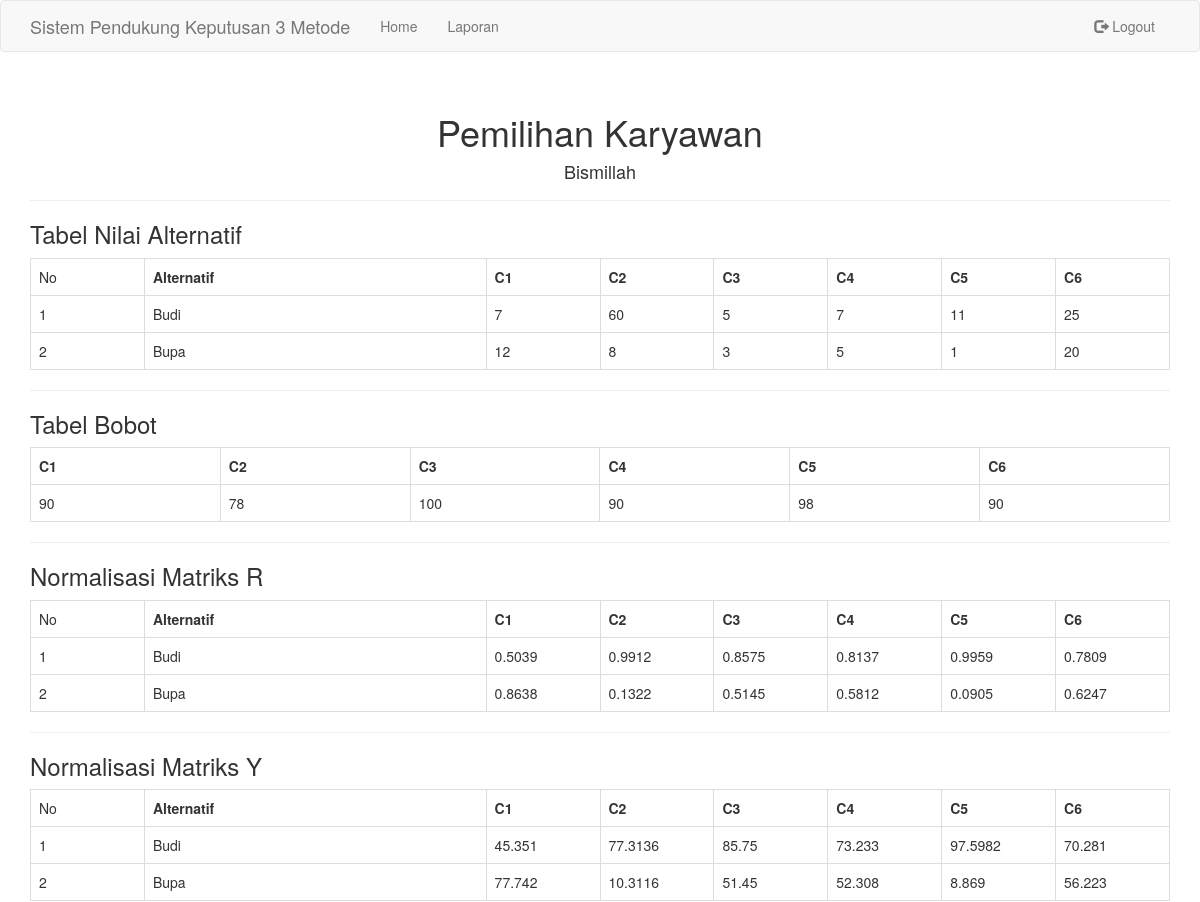
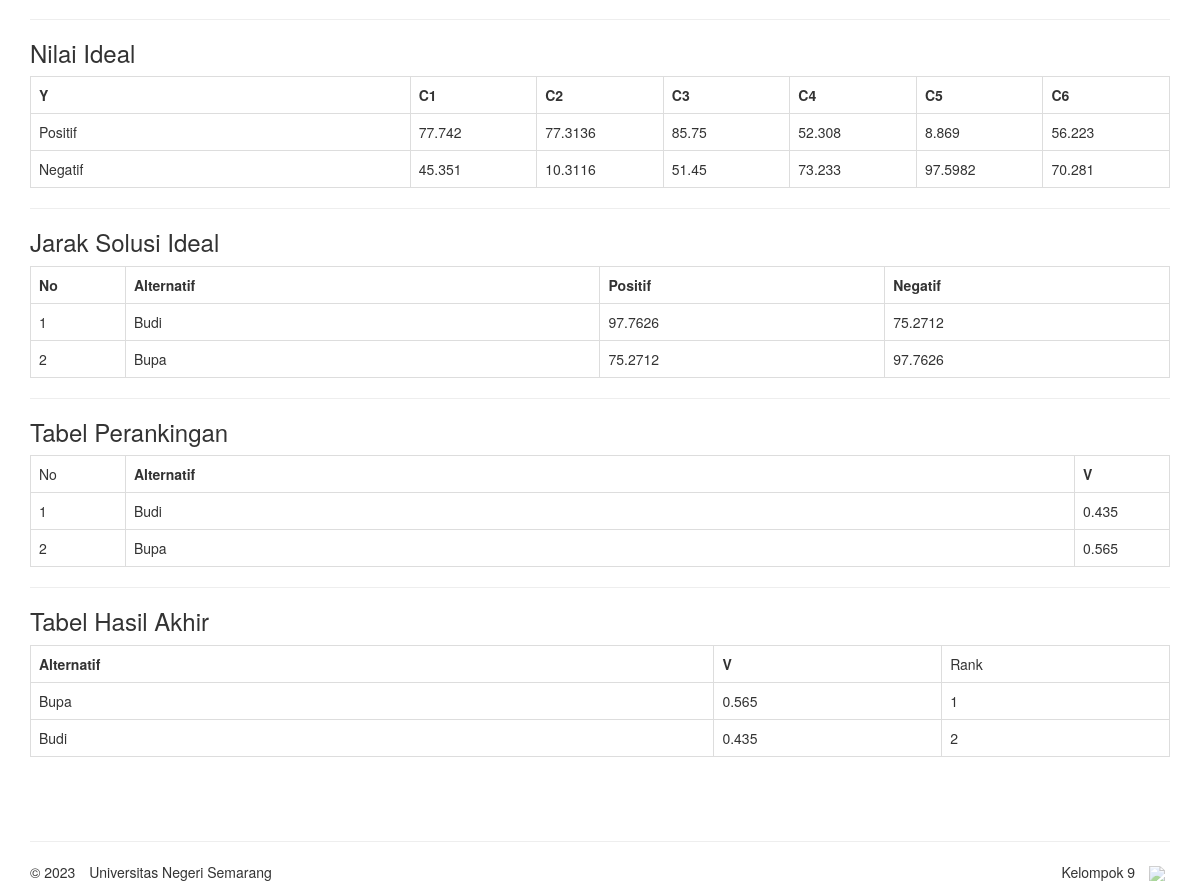
Screenshot of /detail-laporan.php?id=16 (signed in) with the database file from the repository (2 pictures, top to bottom).
### tables this page shows
CREATE TABLE `pemilihan` (
  `id` int(11) NOT NULL,
  `keterangan` varchar(255) NOT NULL,
  `tanggal` date NOT NULL,
  `status` varchar(20) NOT NULL
);

CREATE TABLE `nilai` (
  `id_pemilihan` int(11) NOT NULL,
  `c1` double NOT NULL,
  `c2` double NOT NULL,
  `c3` double NOT NULL,
  `c4` double NOT NULL,
  `c5` double NOT NULL,
  `c6` double NOT NULL
);

CREATE TABLE `alternatif` (
  `id_pemilihan` int(11) NOT NULL,
  `alternatif` varchar(255) NOT NULL
);

CREATE TABLE `bobot` (
  `id_pemilihan` int(11) NOT NULL,
  `c1` double NOT NULL,
  `c2` double NOT NULL,
  `c3` double NOT NULL,
  `c4` double NOT NULL,
  `c5` double NOT NULL,
  `c6` double NOT NULL
);

CREATE TABLE `matrik_r` (
  `id_pemilihan` int(11) NOT NULL,
  `c1` double NOT NULL,
  `c2` double NOT NULL,
  `c3` double NOT NULL,
  `c4` double NOT NULL,
  `c5` double NOT NULL,
  `c6` double NOT NULL
);

CREATE TABLE `matrik_y` (
  `id_pemilihan` int(11) NOT NULL,
  `c1` double NOT NULL,
  `c2` double NOT NULL,
  `c3` double NOT NULL,
  `c4` double NOT NULL,
  `c5` double NOT NULL,
  `c6` double NOT NULL
);

CREATE TABLE `nilai_ideal` (
  `id_pemilihan` int(11) NOT NULL,
  `ideal` varchar(20) NOT NULL,
  `c1` double NOT NULL,
  `c2` double NOT NULL,
  `c3` double NOT NULL,
  `c4` double NOT NULL,
  `c5` double NOT NULL,
  `c6` double NOT NULL
);

CREATE TABLE `jarak_solusi_ideal` (
  `id_pemilihan` int(11) NOT NULL,
  `positif` double NOT NULL,
  `negatif` double NOT NULL
);

CREATE TABLE `ranking` (
  `id_pemilihan` int(11) NOT NULL,
  `v` double NOT NULL
);

### detail-laporan.php (the view, shortened to what this page needs)
<?php
require './includes/config.php';
$req = $dbc->prepare("SELECT * FROM pemilihan WHERE id = ?");
$req->bindParam(1, $_GET['id']);
$req->execute();
$pemilihan = $req->fetch();
$req = $dbc->prepare("SELECT * FROM alternatif WHERE id_pemilihan = ?");
$req->bindParam(1, $_GET['id']);
$req->execute();
$alternatif = $req->fetchAll();
$req = $dbc->prepare("SELECT * FROM nilai WHERE id_pemilihan = ?");
$req->bindParam(1, $_GET['id']);
$req->execute();
$nilai = $req->fetchAll();
$req = $dbc->prepare("SELECT * FROM bobot WHERE id_pemilihan = ?");
$req->bindParam(1, $_GET['id']);
$req->execute();
$bobot = $req->fetch();
$req = $dbc->prepare("SELECT * FROM matrik_r WHERE id_pemilihan = ?");
$req->bindParam(1, $_GET['id']);
$req->execute();
$r = $req->fetchAll();
$req = $dbc->prepare("SELECT * FROM matrik_y WHERE id_pemilihan = ?");
$req->bindParam(1, $_GET['id']);
$req->execute();
$y = $req->fetchAll();
$req = $dbc->prepare("SELECT * FROM nilai_ideal WHERE id_pemilihan = ?");
$req->bindParam(1, $_GET['id']);
$req->execute();
$a = $req->fetchAll();
$req = $dbc->prepare("SELECT * FROM jarak_solusi_ideal WHERE id_pemilihan = ?");
$req->bindParam(1, $_GET['id']);
$req->execute();
$d = $req->fetchAll();
$req = $dbc->prepare("SELECT * FROM ranking WHERE id_pemilihan = ?");
$req->bindParam(1, $_GET['id']);
$req->execute();
$v = $req->fetchAll();
include './includes/header.php';
?>
<div class="col-md-12">
    <div class="page-header text-center">
        <h1>Pemilihan Karyawan</h1>
        <h4><?php echo $pemilihan['keterangan']; ?></h4>
    </div>
    <h3>Tabel Nilai Alternatif</h3>
    <table class="table table-bordered">
        <tr>
            <td class="col-md-1">No</td>
            <th class="col-md-3">Alternatif</th>
            <th class="col-md-1">C1</th>
            <th class="col-md-1">C2</th>
            <th class="col-md-1">C3</th>
            <th class="col-md-1">C4</th>
            <th class="col-md-1">C5</th>
            <th class="col-md-1">C6</th>
        </tr>
        <?php
        for($i = 0; $i < count($alternatif); $i++) {
            echo '<tr>
                    <td class="col-md-1">'.($i+1).'</td>
                    <td class="col-md-3">'.$alternatif[$i]['alternatif'].'</td>
                    <td class="col-md-1">'.$nilai[$i]['c1'].'</td>
                    <td class="col-md-1">'.$nilai[$i]['c2'].'</td>
                    <td class="col-md-1">'.$nilai[$i]['c3'].'</td>
                    <td class="col-md-1">'.$nilai[$i]['c4'].'</td>
                    <td class="col-md-1">'.$nilai[$i]['c5'].'</td>
                    <td class="col-md-1">'.$nilai[$i]['c6'].'</td>
                </tr>';
        }
        ?>
    </table>
    <hr />
    <h3>Tabel Bobot</h3>
    <table class="table table-bordered">
        <tr>
            <th class="col-md-2">C1</th>
            <th class="col-md-2">C2</th>
            <th class="col-md-2">C3</th>
            <th class="col-md-2">C4</th>
            <th class="col-md-2">C5</th>
            <th class="col-md-2">C6</th>
        </tr>
        <?php
        echo '<tr>
                <td class="col-md-1">'.$bobot['c1'].'</td>
                <td class="col-md-1">'.$bobot['c2'].'</td>
                <td class="col-md-1">'.$bobot['c3'].'</td>
                <td class="col-md-1">'.$bobot['c4'].'</td>
                <td class="col-md-1">'.$bobot['c5'].'</td>
                <td class="col-md-1">'.$bobot['c6'].'</td>
            </tr>';
        ?>
    </table>
    <hr />
    <h3>Normalisasi Matriks R</h3>
    <table class="table table-bordered">
        <tr>
            <td class="col-md-1">No</td>
            <th class="col-md-3">Alternatif</th>
            <th class="col-md-1">C1</th>
            <th class="col-md-1">C2</th>
            <th class="col-md-1">C3</th>
            <th class="col-md-1">C4</th>
            <th class="col-md-1">C5</th>
            <th class="col-md-1">C6</th>
        </tr>
        <?php
        for($i = 0; $i < count($alternatif); $i++) {
            echo '<tr>
                    <td class="col-md-1">'.($i+1).'</td>
                    <td class="col-md-3">'.$alternatif[$i]['alternatif'].'</td>
                    <td class="col-md-1">'.$r[$i]['c1'].'</td>
                    <td class="col-md-1">'.$r[$i]['c2'].'</td>
                    <td class="col-md-1">'.$r[$i]['c3'].'</td>
                    <td class="col-md-1">'.$r[$i]['c4'].'</td>
                    <td class="col-md-1">'.$r[$i]['c5'].'</td>
                    <td class="col-md-1">'.$r[$i]['c6'].'</td>
                </tr>';
        }
        ?>
    </table>
    <hr />
    <h3>Normalisasi Matriks Y</h3>
    <table class="table table-bordered">
        <tr>
            <td class="col-md-1">No</td>
            <th class="col-md-3">Alternatif</th>
            <th class="col-md-1">C1</th>
            <th class="col-md-1">C2</th>
            <th class="col-md-1">C3</th>
            <th class="col-md-1">C4</th>
            <th class="col-md-1">C5</th>
            <th class="col-md-1">C6</th>
        </tr>
        <?php
        for($i = 0; $i < count($alternatif); $i++) {
            echo '<tr>
                    <td class="col-md-1">'.($i+1).'</td>
                    <td class="col-md-3">'.$alternatif[$i]['alternatif'].'</td>
                    <td class="col-md-1">'.$y[$i]['c1'].'</td>
                    <td class="col-md-1">'.$y[$i]['c2'].'</td>
                    <td class="col-md-1">'.$y[$i]['c3'].'</td>
                    <td class="col-md-1">'.$y[$i]['c4'].'</td>
                    <td class="col-md-1">'.$y[$i]['c5'].'</td>
                    <td class="col-md-1">'.$y[$i]['c6'].'</td>
                </tr>';
        }
        ?>
    </table>
    <hr />
    <h3>Nilai Ideal</h3>
    <table class="table table-bordered">
        <tr>
            <th class="col-md-3">Y</th>
            <th class="col-md-1">C1</th>
            <th class="col-md-1">C2</th>
            <th class="col-md-1">C3</th>
            <th class="col-md-1">C4</th>
            <th class="col-md-1">C5</th>
            <th class="col-md-1">C6</th>
        </tr>
        <?php
        foreach ($a as $ideal => $y) {
            echo '<tr>
                    <td class="col-md-2">'.ucfirst($y['ideal']).'</td>
                    <td class="col-md-1">'.$y['c1'].'</td>
                    <td class="col-md-1">'.$y['c2'].'</td>
                    <td class="col-md-1">'.$y['c3'].'</td>
                    <td class="col-md-1">'.$y['c4'].'</td>
                    <td class="col-md-1">'.$y['c5'].'</td>
                    <td class="col-md-1">'.$y['c6'].'</td>
                </tr>';
        }
        ?>
    </table>
    <hr />
    <h3>Jarak Solusi Ideal</h3>
    <table class="table table-bordered">
        <tr>
            <th class="col-md-1">No</th>
            <th class="col-md-5">Alternatif</th>
            <th class="col-md-3">Positif</th>
            <th class="col-md-3">Negatif</th>
        </tr>
        <?php
        for ($i = 0; $i < count($alternatif); $i++) {
            echo '<tr>
                    <td class="col-md-1">'.($i+1).'</td>
                    <td class="col-md-5">'.$alternatif[$i]['alternatif'].'</td>
                    <td class="col-md-3">'.$d[$i]['positif'].'</td>
                    <td class="col-md-3">'.$d[$i]['negatif'].'</td>
                </tr>';
        }
        ?>
    </table>
    <hr />
    <h3>Tabel Perankingan</h3>
    <table class="table table-bordered">
        <tr>
            <td class="col-md-1">No</td>
            <th class="col-md-3">Alternatif</th>
            <th class="col-md-1">V</th>
        </tr>
        <?php
        for($i = 0; $i < count($alternatif); $i++) {
            echo '<tr>
                    <td class="col-md-1">'.($i+1).'</td>
                    <td class="col-md-10">'.$alternatif[$i]['alternatif'].'</td>
                    <td class="col-md-1">'.$v[$i]['v'].'</td>
                </tr>';
        }
        ?>
    </table>
    <hr />
    <?php
    $hasil = array();
    for($i = 0; $i < count($alternatif); $i++) {
        $hasil[] = array(
            "alternatif" => $alternatif[$i]['alternatif'],
            "v" => $v[$i]['v']
        );
    }
    usort($hasil, function($a, $b) {
        return $a['v'] < $b['v'];
    });
    ?>
    <h3>Tabel Hasil Akhir</h3>
    <table class="table table-bordered">
        <tr>
            <th class="col-md-3">Alternatif</th>
            <th class="col-md-1">V</th>
            <td class="col-md-1">Rank</td>
        </tr>
        <?php
        for($i = 0; $i < count($hasil); $i++) {
            echo '<tr>
                    <td class="col-md-3">'.$hasil[$i]['alternatif'].'</td>
                    <td class="col-md-1">'.$hasil[$i]['v'].'</td>
                    <td class="col-md-1">'.($i+1).'</td>
                </tr>';
        }
        ?>
    </table>
</div>
<?php
include './includes/footer.php';
?>

### css/styles.css (style rules this page uses)
html { position: relative; min-height: 100%; }
body { margin-bottom: 60px; }

### rows the page displays
pemilihan: keterangan "Bismillah"
nilai: c1 "7", c2 "60", c3 "5", c4 "7", c5 "11", c6 "25"
alternatif: alternatif "Budi"
nilai: c1 "12", c2 "8", c3 "3", c4 "5", c5 "1", c6 "20"
alternatif: alternatif "Bupa"
bobot: c1 "90", c2 "78", c3 "100", c4 "90", c5 "98", c6 "90"
matrik_r: c1 "0.5039", c2 "0.9912", c3 "0.8575", c4 "0.8137", c5 "0.9959", c6 "0.7809"
matrik_r: c1 "0.8638", c2 "0.1322", c3 "0.5145", c4 "0.5812", c5 "0.0905", c6 "0.6247"
matrik_y: c1 "45.351", c2 "77.3136", c3 "85.75", c4 "73.233", c5 "97.5982", c6 "70.281"
matrik_y: c1 "77.742", c2 "10.3116", c3 "51.45", c4 "52.308", c5 "8.869", c6 "56.223"
nilai_ideal: ideal "Positif", c1 "77.742", c2 "77.3136", c3 "85.75", c4 "52.308", c5 "8.869", c6 "56.223"
nilai_ideal: ideal "Negatif", c1 "45.351", c2 "10.3116", c3 "51.45", c4 "73.233", c5 "97.5982", c6 "70.281"
jarak_solusi_ideal: positif "97.7626", negatif "75.2712"
jarak_solusi_ideal: positif "75.2712", negatif "97.7626"
ranking: v "0.435"
ranking: v "0.565"

### other values shown
$key "Home"
$key "Laporan"
$hasil[$i]['alternatif'] "Bupa"
$hasil[$i]['v'] "0.565"
$hasil[$i]['alternatif'] "Budi"
$hasil[$i]['v'] "0.435"
